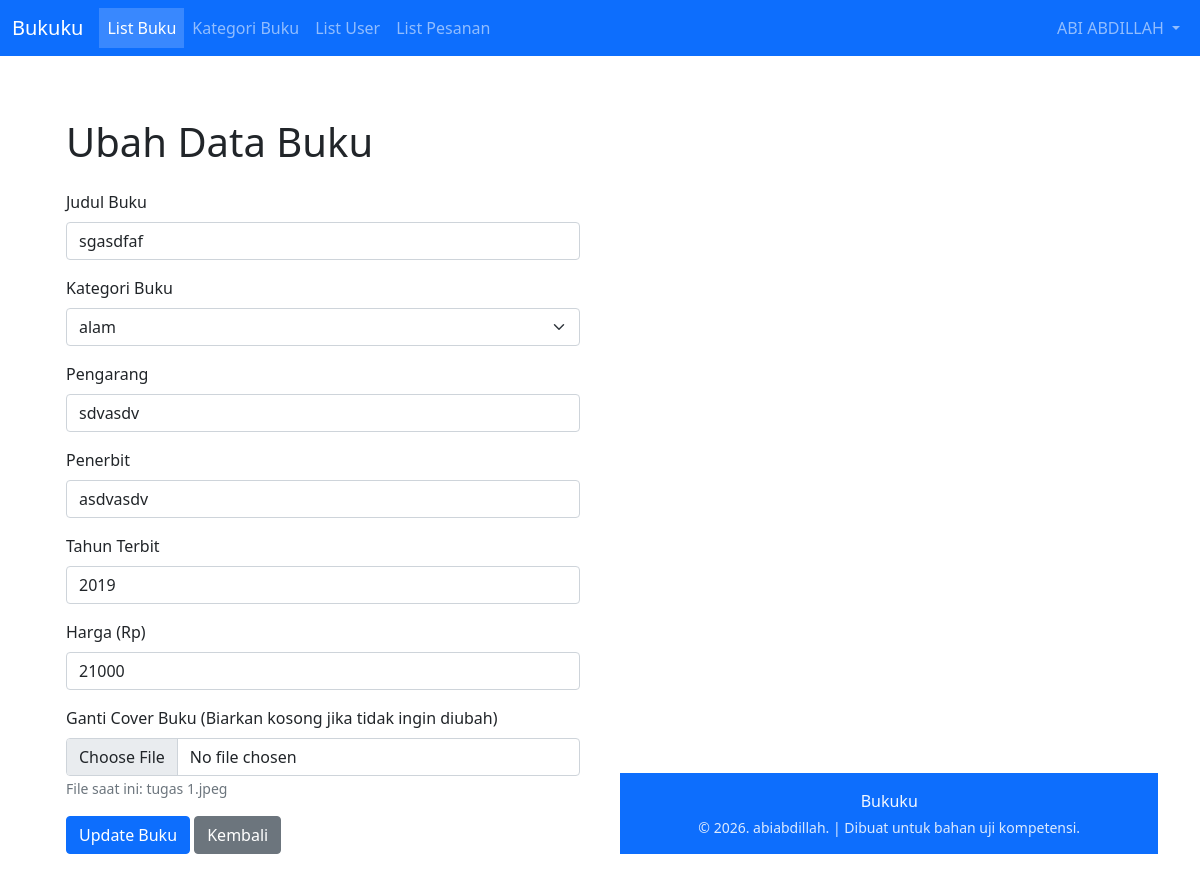
/buku_update.php?id=5 (signed in), run on the app's committed database.
### tables this page shows
CREATE TABLE `buku` (
  `id` int(11) NOT NULL,
  `id_kategori_buku` int(11) DEFAULT NULL,
  `judul_buku` varchar(150) NOT NULL,
  `pengarang` varchar(100) NOT NULL,
  `penerbit` varchar(100) NOT NULL,
  `tahun_terbit` char(4) NOT NULL,
  `harga` varchar(10) NOT NULL,
  `gambar` varchar(255) NOT NULL
);

### buku_update.php (the view, shortened to what this page needs)
<?php
include("template/header.php");
$id = $_GET['id'];
$query = "SELECT * FROM `buku` WHERE id = $id";
$data = mysqli_query($connection, $query);
$data_row = mysqli_fetch_assoc($data);
?>
<div class="container mt-4">
    <h1>Ubah Data Buku</h1>
    <form action="<?=$_SERVER['PHP_SELF']?>?id=<?=$id?>" method="post" enctype="multipart/form-data" class="mt-4">
        <div class="mb-3">
            <label for="judul_buku" class="form-label">Judul Buku</label>
            <input type="text" name="judul_buku" class="form-control" id="judul_buku" value="<?=$data_row['judul_buku']?>" required>
        </div>
        <div class="mb-3">
            <label for="id_kategori_buku" class="form-label">Kategori Buku</label>
            <select name="id_kategori_buku" class="form-select" id="id_kategori_buku" required>
                <?php
                $kat_query = mysqli_query($connection, "SELECT * FROM kategori_buku");
                while($kat = mysqli_fetch_assoc($kat_query)) {
                    $selected = ($kat['id'] == $data_row['id_kategori_buku']) ? 'selected' : '';
                    echo "<option value='".$kat['id']."' $selected>".$kat['nama']."</option>";
                }
                ?>
            </select>
        </div>
        <div class="mb-3">
            <label for="pengarang" class="form-label">Pengarang</label>
            <input type="text" name="pengarang" class="form-control" id="pengarang" value="<?=$data_row['pengarang']?>" required>
        </div>
        <div class="mb-3">
            <label for="penerbit" class="form-label">Penerbit</label>
            <input type="text" name="penerbit" class="form-control" id="penerbit" value="<?=$data_row['penerbit']?>" required>
        </div>
        <div class="mb-3">
            <label for="tahun_terbit" class="form-label">Tahun Terbit</label>
            <input type="text" name="tahun_terbit" class="form-control" id="tahun_terbit" value="<?=$data_row['tahun_terbit']?>" maxlength="4" required>
        </div>
        <div class="mb-3">
            <label for="harga" class="form-label">Harga (Rp)</label>
            <input type="number" name="harga" class="form-control" id="harga" value="<?=$data_row['harga']?>" required>
        </div>
        <div class="mb-3">
            <label for="gambar" class="form-label">Ganti Cover Buku (Biarkan kosong jika tidak ingin diubah)</label>
            <input type="file" name="gambar" class="form-control" id="gambar">
            <small class="text-muted">File saat ini: <?=$data_row['gambar']?></small>
        </div>
        <button type="submit" name="submit" class="btn btn-primary">Update Buku</button>
        <a href="listbuku.php" class="btn btn-secondary">Kembali</a>
    </form>
</div>
<?php
include("template/footer.php");
?>

### template/header.php (style rules this page uses)
body { padding-top: 70px; }

### data on the page
buku: judul_buku "sgasdfaf", pengarang "sdvasdv", penerbit "asdvasdv", tahun_terbit "2019", harga "21000", gambar "tugas 1.jpeg"

### other printed values
$_SESSION['nama'] "ABI ABDILLAH"
form field id_kategori_buku "alam"
